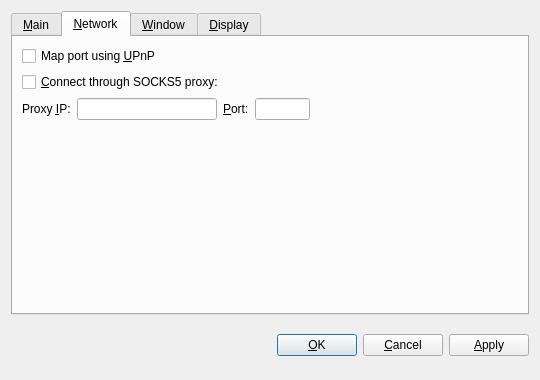
<?xml version="1.0" encoding="UTF-8"?>
<ui version="4.0">
 <class>OptionsDialog</class>
 <widget class="QDialog" name="OptionsDialog">
  <property name="geometry">
   <rect>
    <x>0</x>
    <y>0</y>
    <width>540</width>
    <height>380</height>
   </rect>
  </property>
  <property name="windowTitle">
   <string>Options</string>
  </property>
  <property name="modal">
   <bool>true</bool>
  </property>
  <layout class="QVBoxLayout" name="verticalLayout">
   <item>
    <widget class="QTabWidget" name="tabWidget">
     <property name="tabPosition">
      <enum>QTabWidget::North</enum>
     </property>
     <property name="currentIndex">
      <number>1</number>
     </property>
     <widget class="QWidget" name="tabMain">
      <attribute name="title">
       <string>&amp;Main</string>
      </attribute>
      <layout class="QGridLayout" name="gridLayout">
       <item row="0" column="0" colspan="2">
        <widget class="QLabel" name="transactionFeeInfoLabel">
         <property name="text">
          <string>Optional transaction fee per kB that helps make sure your transactions are processed quickly. Most transactions are 1 kB. Fee 0.01 recommended.</string>
         </property>
         <property name="textFormat">
          <enum>Qt::PlainText</enum>
         </property>
         <property name="wordWrap">
          <bool>true</bool>
         </property>
        </widget>
       </item>
       <item row="1" column="0">
        <layout class="QHBoxLayout" name="horizontalLayoutFee">
         <item>
          <widget class="QLabel" name="transactionFeeLabel">
           <property name="text">
            <string>Pay transaction &amp;fee</string>
           </property>
           <property name="textFormat">
            <enum>Qt::PlainText</enum>
           </property>
           <property name="buddy">
            <cstring>transactionFee</cstring>
           </property>
          </widget>
         </item>
         <item>
          <widget class="BitcoinAmountField" name="transactionFee"/>
         </item>
         <item>
          <spacer name="horizontalSpacerFee">
           <property name="orientation">
            <enum>Qt::Horizontal</enum>
           </property>
           <property name="sizeHint" stdset="0">
            <size>
             <width>40</width>
             <height>20</height>
            </size>
           </property>
          </spacer>
         </item>
        </layout>
       </item>
       <item row="2" column="0" colspan="2">
        <widget class="QLabel" name="reserveBalanceInfoLabel">
         <property name="text">
          <string>Reserved amount does not participate in staking and is therefore spendable at any time.</string>
         </property>
         <property name="textFormat">
          <enum>Qt::PlainText</enum>
         </property>
         <property name="wordWrap">
          <bool>true</bool>
         </property>
        </widget>
       </item>
       <item row="3" column="0">
        <layout class="QHBoxLayout" name="horizontalLayoutReserveBalance">
         <item>
          <widget class="QLabel" name="reserveBalanceLabel">
           <property name="text">
            <string>Reserve</string>
           </property>
           <property name="textFormat">
            <enum>Qt::PlainText</enum>
           </property>
           <property name="buddy">
            <cstring>reserveBalance</cstring>
           </property>
          </widget>
         </item>
         <item>
          <widget class="BitcoinAmountField" name="reserveBalance"/>
         </item>
         <item>
          <spacer name="horizontalSpacerReserveBalance">
           <property name="orientation">
            <enum>Qt::Horizontal</enum>
           </property>
           <property name="sizeHint" stdset="0">
            <size>
             <width>40</width>
             <height>20</height>
            </size>
           </property>
          </spacer>
         </item>
        </layout>
       </item>
       <item row="4" column="0">
        <widget class="QCheckBox" name="bitcoinAtStartup">
         <property name="toolTip">
          <string>Automatically start Stasis after logging in to the system.</string>
         </property>
         <property name="text">
          <string>&amp;Start Stasis on system login</string>
         </property>
        </widget>
       </item>
       <item row="5" column="0">
        <spacer name="verticalSpacer_Main">
         <property name="orientation">
          <enum>Qt::Vertical</enum>
         </property>
         <property name="sizeHint" stdset="0">
          <size>
           <width>20</width>
           <height>40</height>
          </size>
         </property>
        </spacer>
       </item>
       <item row="6" column="0">
        <widget class="QLabel" name="label">
         <property name="toolTip">
          <string>&lt;html&gt;&lt;head/&gt;&lt;body&gt;&lt;p&gt;This setting determines the amount of individual masternodes that an input will be anonymized through. More rounds of anonymization gives a higher degree of privacy, but also costs more in fees.&lt;/p&gt;&lt;/body&gt;&lt;/html&gt;</string>
         </property>
         <property name="text">
          <string>Darksend rounds to use</string>
         </property>
        </widget>
       </item>
       <item row="6" column="1">
        <widget class="QSpinBox" name="darksendRounds">
         <property name="minimum">
          <number>2</number>
         </property>
         <property name="maximum">
          <number>16</number>
         </property>
         <property name="value">
          <number>3</number>
         </property>
        </widget>
       </item>
       <item row="7" column="0">
        <widget class="QLabel" name="label_2">
         <property name="toolTip">
          <string>This amount acts as a threshold to turn off Darksend once it's reached.</string>
         </property>
         <property name="statusTip">
          <string notr="true"/>
         </property>
         <property name="whatsThis">
          <string notr="true"/>
         </property>
         <property name="accessibleName">
          <string notr="true"/>
         </property>
         <property name="accessibleDescription">
          <string notr="true"/>
         </property>
         <property name="text">
          <string>Amount of Stasis to keep anonymized</string>
         </property>
        </widget>
       </item>
       <item row="7" column="1">
        <widget class="QSpinBox" name="anonymizeStasis">
         <property name="minimum">
          <number>2</number>
         </property>
         <property name="maximum">
          <number>10000</number>
         </property>
         <property name="singleStep">
          <number>10</number>
         </property>
         <property name="value">
          <number>1000</number>
         </property>
        </widget>
       </item>
      </layout>
     </widget>
     <widget class="QWidget" name="tabNetwork">
      <attribute name="title">
       <string>&amp;Network</string>
      </attribute>
      <layout class="QVBoxLayout" name="verticalLayout_Network">
       <item>
        <widget class="QCheckBox" name="mapPortUpnp">
         <property name="toolTip">
          <string>Automatically open the Stasis client port on the router. This only works when your router supports UPnP and it is enabled.</string>
         </property>
         <property name="text">
          <string>Map port using &amp;UPnP</string>
         </property>
        </widget>
       </item>
       <item>
        <widget class="QCheckBox" name="connectSocks">
         <property name="toolTip">
          <string>Connect to the Stasis network through a SOCKS5 proxy (e.g. when connecting through Tor).</string>
         </property>
         <property name="text">
          <string>&amp;Connect through SOCKS5 proxy:</string>
         </property>
        </widget>
       </item>
       <item>
        <layout class="QHBoxLayout" name="horizontalLayout_Network">
         <item>
          <widget class="QLabel" name="proxyIpLabel">
           <property name="text">
            <string>Proxy &amp;IP:</string>
           </property>
           <property name="textFormat">
            <enum>Qt::PlainText</enum>
           </property>
           <property name="buddy">
            <cstring>proxyIp</cstring>
           </property>
          </widget>
         </item>
         <item>
          <widget class="QValidatedLineEdit" name="proxyIp">
           <property name="maximumSize">
            <size>
             <width>140</width>
             <height>16777215</height>
            </size>
           </property>
           <property name="toolTip">
            <string>IP address of the proxy (e.g. 127.0.0.1)</string>
           </property>
          </widget>
         </item>
         <item>
          <widget class="QLabel" name="proxyPortLabel">
           <property name="text">
            <string>&amp;Port:</string>
           </property>
           <property name="textFormat">
            <enum>Qt::PlainText</enum>
           </property>
           <property name="buddy">
            <cstring>proxyPort</cstring>
           </property>
          </widget>
         </item>
         <item>
          <widget class="QLineEdit" name="proxyPort">
           <property name="maximumSize">
            <size>
             <width>55</width>
             <height>16777215</height>
            </size>
           </property>
           <property name="toolTip">
            <string>Port of the proxy (e.g. 9050)</string>
           </property>
          </widget>
         </item>
         <item>
          <spacer name="horizontalSpacer_Network">
           <property name="orientation">
            <enum>Qt::Horizontal</enum>
           </property>
           <property name="sizeHint" stdset="0">
            <size>
             <width>40</width>
             <height>20</height>
            </size>
           </property>
          </spacer>
         </item>
        </layout>
       </item>
       <item>
        <spacer name="verticalSpacer_Network">
         <property name="orientation">
          <enum>Qt::Vertical</enum>
         </property>
         <property name="sizeHint" stdset="0">
          <size>
           <width>20</width>
           <height>40</height>
          </size>
         </property>
        </spacer>
       </item>
      </layout>
     </widget>
     <widget class="QWidget" name="tabWindow">
      <attribute name="title">
       <string>&amp;Window</string>
      </attribute>
      <layout class="QVBoxLayout" name="verticalLayout_Window">
       <item>
        <widget class="QCheckBox" name="minimizeToTray">
         <property name="toolTip">
          <string>Show only a tray icon after minimizing the window.</string>
         </property>
         <property name="text">
          <string>&amp;Minimize to the tray instead of the taskbar</string>
         </property>
        </widget>
       </item>
       <item>
        <widget class="QCheckBox" name="minimizeOnClose">
         <property name="toolTip">
          <string>Minimize instead of exit the application when the window is closed. When this option is enabled, the application will be closed only after selecting Quit in the menu.</string>
         </property>
         <property name="text">
          <string>M&amp;inimize on close</string>
         </property>
        </widget>
       </item>
       <item>
        <spacer name="verticalSpacer_Window">
         <property name="orientation">
          <enum>Qt::Vertical</enum>
         </property>
         <property name="sizeHint" stdset="0">
          <size>
           <width>20</width>
           <height>40</height>
          </size>
         </property>
        </spacer>
       </item>
      </layout>
     </widget>
     <widget class="QWidget" name="tabDisplay">
      <attribute name="title">
       <string>&amp;Display</string>
      </attribute>
      <layout class="QVBoxLayout" name="verticalLayout_Display">
       <item>
        <layout class="QHBoxLayout" name="horizontalLayout_1_Display">
         <item>
          <widget class="QLabel" name="langLabel">
           <property name="text">
            <string>User Interface &amp;language:</string>
           </property>
           <property name="textFormat">
            <enum>Qt::PlainText</enum>
           </property>
           <property name="buddy">
            <cstring>lang</cstring>
           </property>
          </widget>
         </item>
         <item>
          <widget class="QValueComboBox" name="lang">
           <property name="toolTip">
            <string>The user interface language can be set here. This setting will take effect after restarting Stasis.</string>
           </property>
          </widget>
         </item>
        </layout>
       </item>
       <item>
        <layout class="QHBoxLayout" name="horizontalLayout_2_Display">
         <item>
          <widget class="QLabel" name="unitLabel">
           <property name="text">
            <string>&amp;Unit to show amounts in:</string>
           </property>
           <property name="textFormat">
            <enum>Qt::PlainText</enum>
           </property>
           <property name="buddy">
            <cstring>unit</cstring>
           </property>
          </widget>
         </item>
         <item>
          <widget class="QValueComboBox" name="unit">
           <property name="toolTip">
            <string>Choose the default subdivision unit to show in the interface and when sending coins.</string>
           </property>
          </widget>
         </item>
        </layout>
       </item>
       <item>
        <widget class="QCheckBox" name="coinControlFeatures">
         <property name="toolTip">
          <string>Whether to show coin control features or not.</string>
         </property>
         <property name="text">
          <string>Display coin &amp;control features (experts only!)</string>
         </property>
        </widget>
       </item>
       <item>
        <widget class="QCheckBox" name="useBlackTheme">
         <property name="text">
          <string>Use black visual theme (requires restart)</string>
         </property>
        </widget>
       </item>
       <item>
        <widget class="QCheckBox" name="enableDarksend">
         <property name="text">
          <string>Enable Darksend</string>
         </property>
        </widget>
       </item>
       <item>
        <spacer name="verticalSpacer_Display">
         <property name="orientation">
          <enum>Qt::Vertical</enum>
         </property>
         <property name="sizeHint" stdset="0">
          <size>
           <width>20</width>
           <height>40</height>
          </size>
         </property>
        </spacer>
       </item>
      </layout>
     </widget>
    </widget>
   </item>
   <item>
    <layout class="QHBoxLayout" name="horizontalLayout_Buttons">
     <item>
      <spacer name="horizontalSpacer_1">
       <property name="orientation">
        <enum>Qt::Horizontal</enum>
       </property>
       <property name="sizeHint" stdset="0">
        <size>
         <width>40</width>
         <height>48</height>
        </size>
       </property>
      </spacer>
     </item>
     <item>
      <widget class="QLabel" name="statusLabel">
       <property name="font">
        <font>
         <weight>75</weight>
         <bold>true</bold>
        </font>
       </property>
       <property name="text">
        <string/>
       </property>
       <property name="textFormat">
        <enum>Qt::PlainText</enum>
       </property>
       <property name="wordWrap">
        <bool>true</bool>
       </property>
      </widget>
     </item>
     <item>
      <spacer name="horizontalSpacer_2">
       <property name="orientation">
        <enum>Qt::Horizontal</enum>
       </property>
       <property name="sizeHint" stdset="0">
        <size>
         <width>40</width>
         <height>48</height>
        </size>
       </property>
      </spacer>
     </item>
     <item>
      <widget class="QPushButton" name="okButton">
       <property name="text">
        <string>&amp;OK</string>
       </property>
      </widget>
     </item>
     <item>
      <widget class="QPushButton" name="cancelButton">
       <property name="text">
        <string>&amp;Cancel</string>
       </property>
       <property name="autoDefault">
        <bool>false</bool>
       </property>
      </widget>
     </item>
     <item>
      <widget class="QPushButton" name="applyButton">
       <property name="text">
        <string>&amp;Apply</string>
       </property>
       <property name="autoDefault">
        <bool>false</bool>
       </property>
      </widget>
     </item>
    </layout>
   </item>
  </layout>
 </widget>
 <customwidgets>
  <customwidget>
   <class>BitcoinAmountField</class>
   <extends>QSpinBox</extends>
   <header>bitcoinamountfield.h</header>
   <container>1</container>
  </customwidget>
  <customwidget>
   <class>QValueComboBox</class>
   <extends>QComboBox</extends>
   <header>qvaluecombobox.h</header>
  </customwidget>
  <customwidget>
   <class>QValidatedLineEdit</class>
   <extends>QLineEdit</extends>
   <header>qvalidatedlineedit.h</header>
  </customwidget>
 </customwidgets>
 <resources/>
 <connections/>
</ui>
